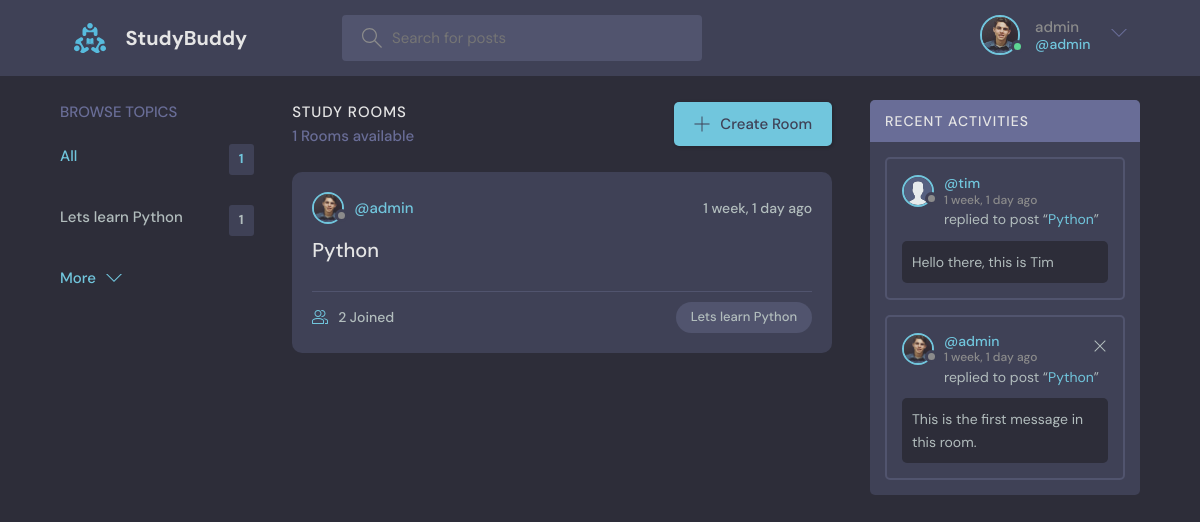
/ (signed in), run on the app's committed database.
### base/models.py (models this page shows, shortened)
class User(AbstractUser):
    name = models.CharField(max_length=200, null=True)
    email = models.EmailField(unique=True, null=True)
    bio = models.TextField(null=True)
    avatar = models.ImageField(null=True, default="avatar.svg") # This field depends on another package: python -m install pillow
    USERNAME_FIELD = 'email'
    REQUIRED_FIELDS = []

class Topic(models.Model):
    name = models.CharField(max_length=200)

class Room(models.Model):
    host = models.ForeignKey(User, on_delete=models.SET_NULL, null=True)
    topic = models.ForeignKey(Topic, on_delete=models.SET_NULL, null=True)
    name = models.CharField(max_length=200)
    description = models.TextField(null=True, blank=True)
    participants = models.ManyToManyField(User, related_name='participants', blank=True)
    updated = models.DateTimeField(auto_now=True) #auto_now everytime the save method is called, save the timestamp
    created = models.DateTimeField(auto_now_add=True) #auto_now_add Save the timestamp only the first time the record is created/saved
    class Meta:
        ordering = ['-updated', '-created']
    def __str__(self):
        return self.name

class Message(models.Model):
    user = models.ForeignKey(User, on_delete=models.CASCADE)  #CASCADE = If the user gets deleted, all the msgs get deleted / #Refer to Django user model which we are using here
    room = models.ForeignKey(Room, on_delete=models.CASCADE) #CASCADE = If the room gets deleted, all the messages get deleted
    body = models.TextField()
    updated = models.DateTimeField(auto_now=True) #auto_now everytime the save method is called, save the timestamp
    created = models.DateTimeField(auto_now_add=True) #auto_now_add Save the timestamp only the first time the record is created/saved
    class Meta:
        ordering = ['-updated', '-created']

### base/views.py (the view)
# urls.py: path('', views.home, name='home'),
@login_required(login_url='login')
def home(request):
    q = request.GET.get('q') if request.GET.get('q') != None else ''
    rooms = Room.objects.filter(
        Q(topic__name__icontains=q) |
        Q(name__icontains=q) |
        Q(description__icontains=q)
        )
    topics = Topic.objects.all()[0:3]
    room_count = rooms.count()
    room_messages = Message.objects.filter(Q(
        room__topic__name__icontains=q
    ))
    context = {'rooms':rooms, 'topics':topics,
                'room_count': room_count, 'room_messages':room_messages}
    return render(request, 'base/home.html', context)

### base/templates/base/home.html (shortened to what this page needs)
{% extends 'main.html' %}
{% block content %}
<main class="layout layout--3">
  <div class="container">
    {% include 'base/topics_components.html' %}
    <div class="roomList">
      <div class="roomList__header">
        <div>
          <h2>Study Rooms</h2>
          <p>{{room_count}} Rooms available</p>
        </div>
        <a class="btn btn--main" href="{% url 'create-room' %}">
          <svg version="1.1" xmlns="http://www.w3.org/2000/svg" width="32" height="32" viewBox="0 0 32 32">
            <title>add</title>
            <path
              d="M16.943 0.943h-1.885v14.115h-14.115v1.885h14.115v14.115h1.885v-14.115h14.115v-1.885h-14.115v-14.115z">
            </path>
          </svg>
          Create Room
        </a>
      </div>
      {% include 'base/feed_component.html' %}
    </div>
    {% include 'base/activity_component.html' %}
  </div>
</main>
{% endblock %}

### templates/navbar.html (shortened to what this page needs)
{% load static %}
<header class="header header--loggedIn">
    <div class="container">
        <a href="{% url 'home' %}" class="header__logo">
            <img src="{% static 'images/logo.svg' %}" />
            <h1>StudyBuddy</h1>
        </a>
        <form class="header__search" method="GET" action="{% url 'home' %}">
            <label>
                <input name="q" placeholder="Search for posts" />
            </label>
        </form>
        <nav class="header__menu">
            {% if request.user.is_authenticated %}
            <div class="header__user">
                <a href="{% url 'update-user' %}">
                    <div class="avatar avatar--medium active">
                        <img src="{{request.user.avatar.url}}" />
                    </div>
                    <p>{{request.user.username}} <span>@{{request.user.username}}</span></p>
                </a>
                <button class="dropdown-button">
                    <svg version="1.1" xmlns="http://www.w3.org/2000/svg" width="32" height="32" viewBox="0 0 32 32">
                        <title>chevron-down</title>
                        <path d="M16 21l-13-13h-3l16 16 16-16h-3l-13 13z"></path>
                    </svg>
                </button>
            </div>
            {% else %}
            <a href="{% url 'login' %}">
                <img src="{% static 'images/avatar.svg' %}" />
                <p>Login</p>
            </a>
            {% endif %}
        </nav>
    </div>
</header>

### base/templates/base/topics_components.html
        <div class="topics">
            <div class="topics__header">
              <h2>Browse Topics</h2>
            </div>
            <ul class="topics__list">
              <li>
                <a href="{% url 'home' %}" class="active">All <span>{{topics.count}}</span></a>
              </li>
              {% for topic in topics %}
              <li>
                <a href="{% url 'home' %}?q={{topic.name}}">{{topic.name}}<span>{{topic.room_set.all.count}}</span></a>
              </li>
              {% endfor %}
            </ul>
            <a class="btn btn--link" href="topics.html">
              More
              <svg version="1.1" xmlns="http://www.w3.org/2000/svg" width="32" height="32" viewBox="0 0 32 32">
                <title>chevron-down</title>
                <path d="M16 21l-13-13h-3l16 16 16-16h-3l-13 13z"></path>
              </svg>
            </a>
          </div>

### base/templates/base/feed_component.html (shortened to what this page needs)
{% for room in rooms %}
<div class="roomListRoom">
    <div class="roomListRoom__header">
        <a href="{% url 'user-profile' room.host.id %}" class="roomListRoom__author">
            <div class="avatar avatar--small">
                <img src="{{room.host.avatar.url}}" />
            </div>
            <span>@{{room.host.username}}</span>
        </a>
        <div class="roomListRoom__actions">
            <span>{{room.created|timesince}} ago</span>
        </div>
    </div>
    <div class="roomListRoom__content">
        <a href="{% url 'room' room.id %}">{{room.name}}</a>
    </div>
    <div class="roomListRoom__meta">
        <a href="{% url 'room' room.id %}" class="roomListRoom__joined">
            {{room.participants.all.count}} Joined
        </a>
        <p class="roomListRoom__topic">{{room.topic.name}}</p>
    </div>
</div>
{% endfor %}

### base/templates/base/activity_component.html
<div class="activities">
    <div class="activities__header">
      <h2>Recent Activities</h2>
    </div>
    {% for message in room_messages %}
    <div class="activities__box">
      <div class="activities__boxHeader roomListRoom__header">
        <a href="{% url 'user-profile' message.user.id %}" class="roomListRoom__author">
          <div class="avatar avatar--small">
            <img src="{{message.user.avatar.url}}" />
          </div>
          <p>
            @{{message.user.username}}
            <span>{{message.created|timesince}} ago</span>
          </p>
        </a>
        {%if request.user == message.user%}
        <div class="roomListRoom__actions">
          <a href="{% url 'delete-message' message.id %}">
            <svg version="1.1" xmlns="http://www.w3.org/2000/svg" width="32" height="32" viewBox="0 0 32 32">
              <title>remove</title>
              <path
                d="M27.314 6.019l-1.333-1.333-9.98 9.981-9.981-9.981-1.333 1.333 9.981 9.981-9.981 9.98 1.333 1.333 9.981-9.98 9.98 9.98 1.333-1.333-9.98-9.98 9.98-9.981z"
              ></path>
            </svg>
          </a>
        </div>
        {% endif %}
      </div>
      <div class="activities__boxContent">
        <p>replied to post “<a href="{% url 'room' message.room.id %}">{{message.room}}</a>”</p>
        <div class="activities__boxRoomContent">
          {{message.body}}
        </div>
      </div>
    </div>
    {% endfor %}
</div>

### data on the page
User: user.avatar (picture), user.username "admin"
Topic: name "Lets learn Python", room_set.all.count "1"
Room: host.avatar (picture), host.username "admin", created "1 week, 1 day", name "Python", participants.all.count "2", topic.name "Lets learn Python"
Message: user.avatar (placeholder picture), user.username "tim", created "1 week, 1 day", room "Python", body "Hello there, this is Tim"
Message: user.avatar (picture), user.username "admin", created "1 week, 1 day", room "Python", body "This is the first message in this room."

### other printed values
{{ topics.count }} "1"
{{ room_count }} "1"
